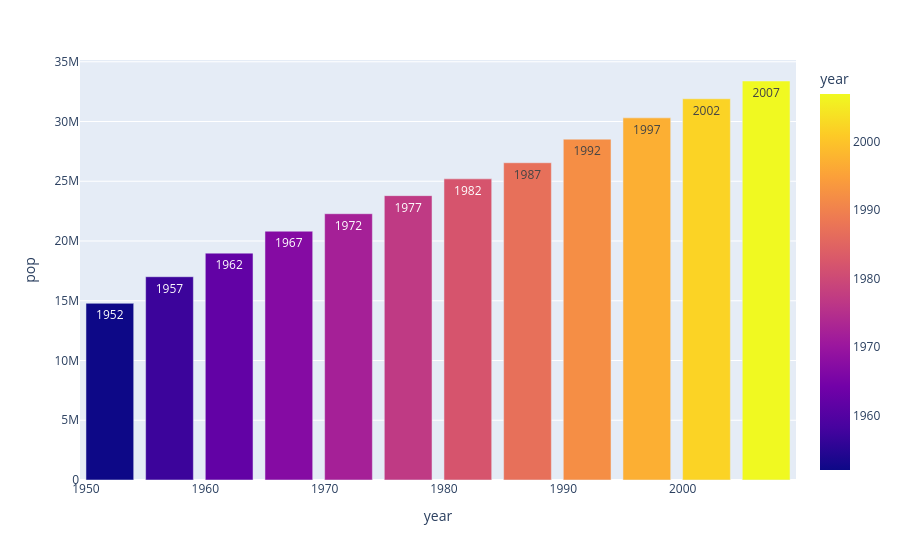

The notebook cell saved with this chart:
### Code cell
px.bar(data_canada,x="year",y="pop",text="year",color="year")

### Figure 1 — Plotly figure (JSON) as saved in the notebook; plotly's stock layout.template omitted (floating-point values rounded to 4 significant figures)
{"data": [{"hovertemplate": "year=%{marker.color}<br>pop=%{y}<extra></extra>", "legendgroup": "", "marker": {"color": [1952, 1957, 1962, 1967, 1972, 1977, 1982, 1987, 1992, 1997, 2002, 2007], "coloraxis": "coloraxis", "pattern": {"shape": ""}}, "name": "", "orientation": "v", "showlegend": false, "text": [1952.0, 1957.0, 1962.0, 1967.0, 1972.0, 1977.0, 1982.0, 1987.0, 1992.0, 1997.0, 2002.0, 2007.0], "textposition": "auto", "type": "bar", "x": [1952, 1957, 1962, 1967, 1972, 1977, 1982, 1987, 1992, 1997, 2002, 2007], "xaxis": "x", "y": [14785584, 17010154, 18985849, 20819767, 22284500, 23796400, 25201900, 26549700, 28523502, 30305843, 31902268, 33390141], "yaxis": "y"}], "layout": {"barmode": "relative", "coloraxis": {"colorbar": {"title": {"text": "year"}}, "colorscale": [[0, "#0d0887"], [0.1111, "#46039f"], [0.2222, "#7201a8"], [0.3333, "#9c179e"], [0.4444, "#bd3786"], [0.5556, "#d8576b"], [0.6667, "#ed7953"], [0.7778, "#fb9f3a"], [0.8889, "#fdca26"], [1, "#f0f921"]]}, "legend": {"tracegroupgap": 0}, "margin": {"t": 60}, "xaxis": {"anchor": "y", "domain": [0, 1], "title": {"text": "year"}}, "yaxis": {"anchor": "x", "domain": [0, 1], "title": {"text": "pop"}}}}
